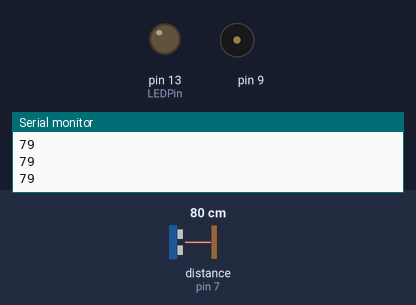
This sketch was run on a simulated Arduino Uno, built with avr-gcc and run on an emulated ATmega328P. Shown: output pins drawn as LEDs (lit = HIGH), buzzer (waves = sounding), the last lines printed to the serial monitor. Wiring (inferred from the names in the program): ultrasonic range finder: trigger pin 8; echo pin 7. The test bench sets the inputs (shaded band); at power-on: distance to the obstacle (sensor on pin 7) 80 cm. The echo pulse lasts 58.3 µs per cm; pins used as bus, display or sensor lines are not drawn.

Above: at 1.2 s.
1.3 s: distance to the obstacle (sensor on pin 7) set to 23 cm
2.8 s: distance to the obstacle (sensor on pin 7) set to 19 cm
At 3.01 s:
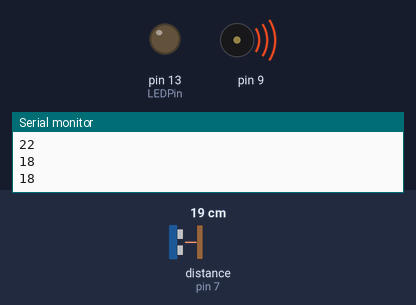
5.8 s: distance to the obstacle (sensor on pin 7) set to 250 cm
At 6.6 s:
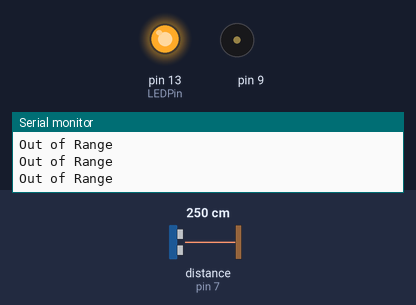
7.3 s: distance to the obstacle (sensor on pin 7) set to 203 cm
8.8 s: distance to the obstacle (sensor on pin 7) set to 194 cm
At 9.7 s:
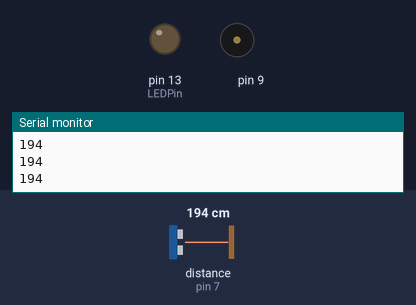
10.3 s: distance to the obstacle (sensor on pin 7) set to 2 cm
At 10.49 s:
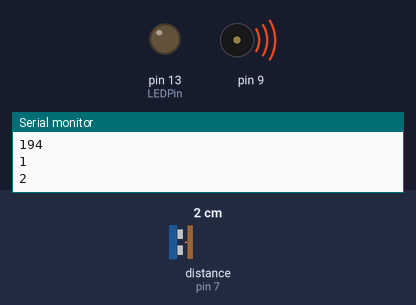
Timing chart, 0 to 14.3 s (numbered marks = the images above; inputs shaded):
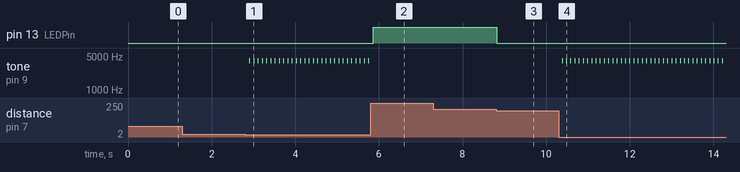

Measured:
- the behaviour switches between 22 and 21 cm on distance to the obstacle (sensor on pin 7) (found by bisection; images 0 and 1)
- the behaviour switches between 200 and 199 cm on distance to the obstacle (sensor on pin 7) (found by bisection; images 2 and 3)
- after the input at 2.8 s, tone on pin 9: alternates 4000 Hz for 0.02 s and silent for 0.08 s, starting after 0.10 s
- after the input at 5.8 s, pin 13 (LEDPin): LOW → HIGH after 0.07 s; tone on pin 9: stops changing and stays silent
- after the input at 8.8 s, pin 13 (LEDPin): HIGH → LOW at once
- after the input at 10.3 s, tone on pin 9: alternates 4000 Hz for 0.02 s and silent for 0.08 s, starting after 0.08 s

The sketch:

ultrasonic_sensor.ino
```cpp
/*
 HC-SR04 Ping distance sensor:
 VCC to arduino 5v
 GND to arduino GND
 Echo to Arduino pin 7
 Trig to Arduino pin 8
 */

#define echoPin 7 // Echo Pin
#define trigPin 8 // Trigger Pin
#define LEDPin 13 // Onboard LED

int maximumRange = 200; // Maximum range needed
int minimumRange = 0; // Minimum range needed
long duration, distance; // Duration used to calculate distance

void setup() {
 Serial.begin (9600);
 pinMode(trigPin, OUTPUT);
 pinMode(echoPin, INPUT);
 pinMode(LEDPin, OUTPUT); // Use LED indicator (if required)
}

void loop() {
/* The following trigPin/echoPin cycle is used to determine the
 distance of the nearest object by bouncing soundwaves off of it. */
 digitalWrite(trigPin, LOW);
 delayMicroseconds(2);

 digitalWrite(trigPin, HIGH);
 delayMicroseconds(10);

 digitalWrite(trigPin, LOW);
 duration = pulseIn(echoPin, HIGH);

 //Calculate the distance (in cm) based on the speed of sound.
 distance = duration/58.2;

 if (distance >= maximumRange || distance <= minimumRange){
 Serial.println("Out of Range");
 digitalWrite(LEDPin, HIGH);
 }
 else if (distance <=20)
 {
 Serial.println(distance);
 tone(9,4000,20);
 }
 else {
 Serial.println(distance);
 digitalWrite(LEDPin, LOW);
 }

 //Delay 50ms before next reading.
 delay(100);
}
```
